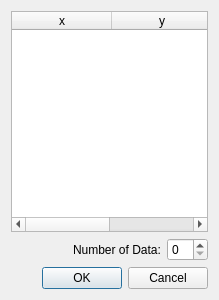
<?xml version="1.0" encoding="UTF-8"?>
<ui version="4.0">
 <class>Data</class>
 <widget class="QDialog" name="Data">
  <property name="geometry">
   <rect>
    <x>0</x>
    <y>0</y>
    <width>219</width>
    <height>300</height>
   </rect>
  </property>
  <property name="windowTitle">
   <string>Dialog</string>
  </property>
  <layout class="QVBoxLayout" name="verticalLayout">
   <item>
    <widget class="QTableWidget" name="dataTableWidget">
     <column>
      <property name="text">
       <string>x</string>
      </property>
     </column>
     <column>
      <property name="text">
       <string>y</string>
      </property>
     </column>
    </widget>
   </item>
   <item>
    <layout class="QHBoxLayout" name="horizontalLayout">
     <item>
      <spacer name="horizontalSpacer">
       <property name="orientation">
        <enum>Qt::Horizontal</enum>
       </property>
       <property name="sizeHint" stdset="0">
        <size>
         <width>40</width>
         <height>20</height>
        </size>
       </property>
      </spacer>
     </item>
     <item>
      <widget class="QLabel" name="label">
       <property name="text">
        <string>Number of Data:</string>
       </property>
      </widget>
     </item>
     <item>
      <widget class="QSpinBox" name="numberOfDataSpinBox"/>
     </item>
    </layout>
   </item>
   <item>
    <widget class="QDialogButtonBox" name="buttonBox">
     <property name="orientation">
      <enum>Qt::Horizontal</enum>
     </property>
     <property name="standardButtons">
      <set>QDialogButtonBox::Cancel|QDialogButtonBox::Ok</set>
     </property>
    </widget>
   </item>
  </layout>
 </widget>
 <resources/>
 <connections>
  <connection>
   <sender>buttonBox</sender>
   <signal>accepted()</signal>
   <receiver>Data</receiver>
   <slot>accept()</slot>
   <hints>
    <hint type="sourcelabel">
     <x>248</x>
     <y>254</y>
    </hint>
    <hint type="destinationlabel">
     <x>157</x>
     <y>274</y>
    </hint>
   </hints>
  </connection>
  <connection>
   <sender>buttonBox</sender>
   <signal>rejected()</signal>
   <receiver>Data</receiver>
   <slot>reject()</slot>
   <hints>
    <hint type="sourcelabel">
     <x>316</x>
     <y>260</y>
    </hint>
    <hint type="destinationlabel">
     <x>286</x>
     <y>274</y>
    </hint>
   </hints>
  </connection>
 </connections>
</ui>
